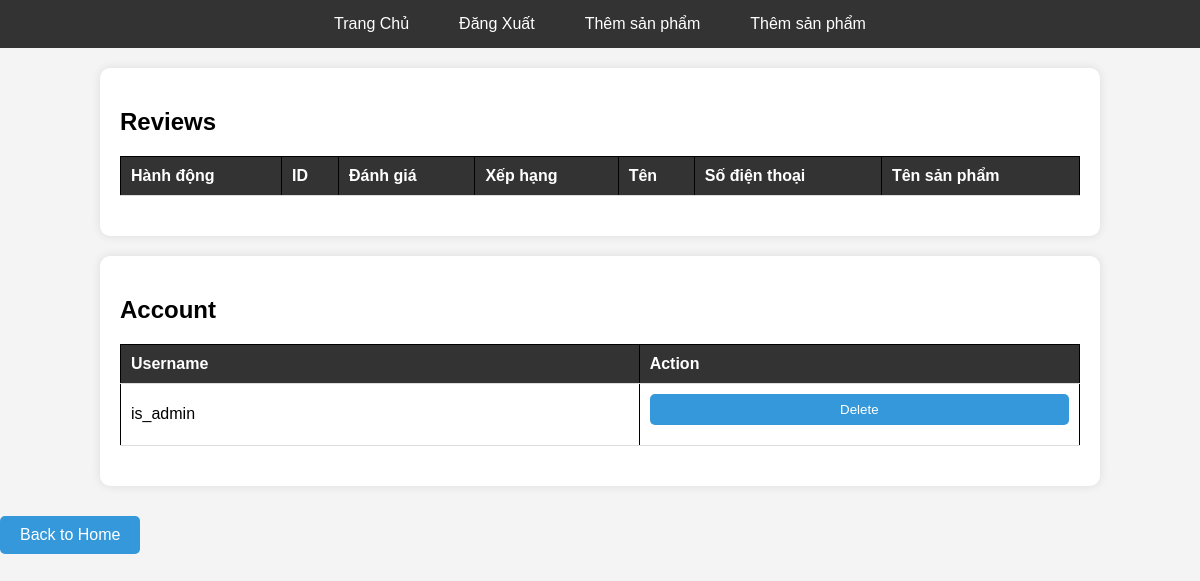
Page /admin (signed in) on the earlier database version.
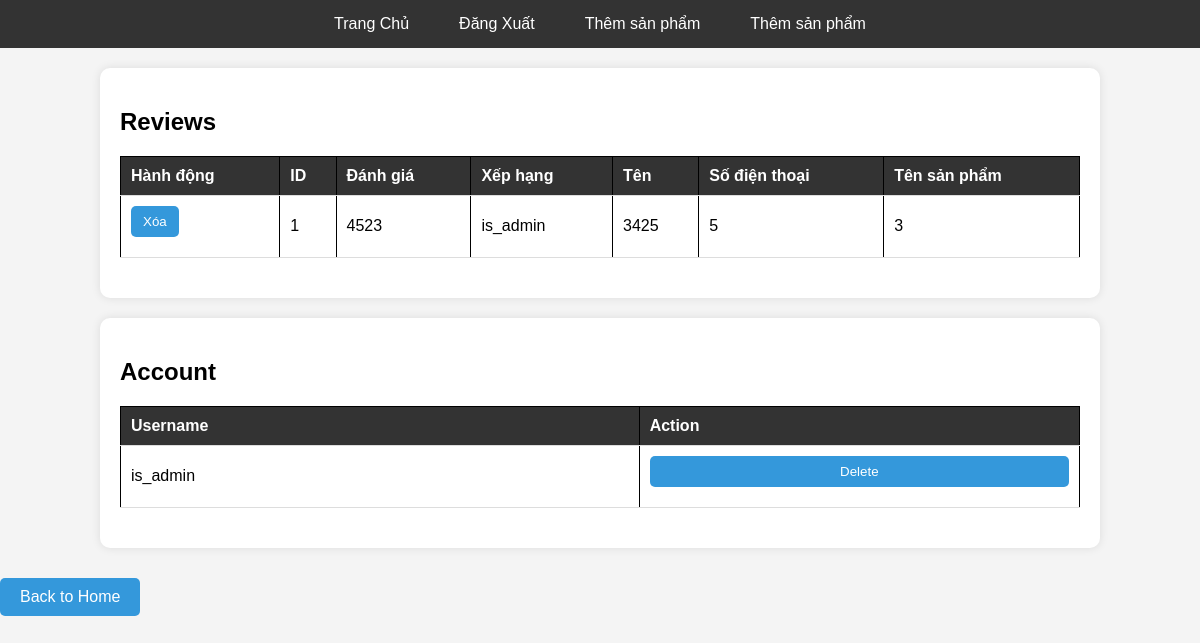
Same page on the later database version.
### tables this page shows
CREATE TABLE users (
        id INTEGER PRIMARY KEY AUTOINCREMENT,
        username TEXT UNIQUE NOT NULL,
        password TEXT NOT NULL,
        is_admin BOOLEAN NOT NULL DEFAULT 0
    );

CREATE TABLE reviews (
    id INTEGER PRIMARY KEY AUTOINCREMENT,
    product_review TEXT NOT NULL,
    name TEXT NOT NULL,
    phone TEXT NOT NULL,
    product_name TEXT NOT NULL,
    rating INTEGER NOT NULL CHECK(rating >= 1 AND rating <= 5)
);

### app.py (the view)
@app.route('/admin')
def admin():
    if 'user_id' not in session or not session.get('is_admin'):
        flash('Chỉ có quản trị viên mới có quyền truy cập.', 'danger')
        return redirect(url_for('login'))
    conn = get_db()
    cursor = conn.cursor()
    cursor.execute("SELECT * FROM orders")
    orders = cursor.fetchall()
    cursor.execute("SELECT * FROM reviews")
    reviews = cursor.fetchall()
    cursor.execute("SELECT * FROM users")
    users = cursor.fetchall()
    conn.close()
    return render_template('admin.html', orders=orders, reviews=reviews,users=users)

### app.py (called while the page is built)
def get_db():
    conn = sqlite3.connect(DATABASE)
    conn.row_factory = sqlite3.Row
    return conn

### templates/admin.html (shortened to what this page needs)
<!DOCTYPE html>
<html lang="vi">
<head>
    <link rel="stylesheet" href="{{ url_for('static', filename='css/styles.css') }}">
</head>
<body>
    <nav>
        <a href="{{ url_for('home') }}">Trang Chủ</a>
        <a href="{{ url_for('logout') }}">Đăng Xuất</a>
        <a href="{{ url_for('add_product') }}"> Thêm sản phẩm</a>
        <a href="{{ url_for('admin_orders') }}"> Thêm sản phẩm</a>
    </nav>
    <div class="container">
        <h2>Reviews</h2>
        <table>
            <thead>
                <tr>
                    <th>Hành động</th>
                    <th>ID</th>
                    <th>Đánh giá</th>
                    <th>Xếp hạng</th>
                    <th>Tên</th>
                    <th>Số điện thoại</th>
                    <th>Tên sản phẩm</th>
                </tr>
            </thead>
            <tbody>
                {% for review in reviews %}
                <tr>
                    <td>
                        <form action="{{ url_for('delete_review', review_id=review[0]) }}" method="post" style="display:inline;">
                            <button type="submit" class="btn btn-danger">Xóa</button>
                        </form>
                    </td>
                    <td>{{ review[0] }}</td>
                    <td>{{ review[1] }}</td>
                    <td>{{ review[2] }}</td>
                    <td>{{ review[3] }}</td>
                    <td>{{ review[4] }}</td>
                    <td>{{ review[5] }}</td>
                </tr>
                {% endfor %}
            </tbody>
        </table>
    </div>
    <div class="container">
        <h2>Account</h2>
        <table>
            <thead>
                <tr>
                    <th>Username</th>
                    <th>Action</th>
                </tr>
            </thead>
            <tbody>
                {% for user in users %}
                <tr>
                    <td>{{ user['username'] }}</td>
                    <td>
                        <form action="{{ url_for('delete_user', user_id=user['id']) }}" method="post">
                            <button type="submit" class="btn btn-danger">Delete</button>
                        </form>
                    </td>
                </tr>
                {% endfor %}
            </tbody>
        </table>
    </div>
        <a href="{{ url_for('home') }}" class="btn-primary">Back to Home</a>
</body>
</html>

Differences in the rows shown:
added reviews: id "1", product_review "4523", name "is_admin", phone "3425", product_name "5", rating "3"
